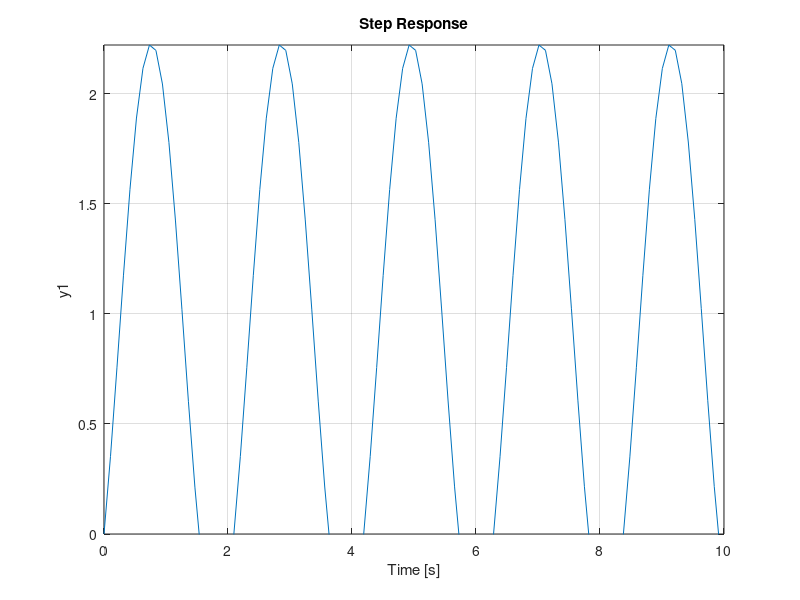

Write the MATLAB code that produced this figure.
clc;
clear all;
close all;

fprintf("G2") %Print G2
num=[3 8]; %Numerator
den=[1 0 9]; %Denominator
G2=tf(num,den); %Transfer Function
fprintf("Pole(s):") %print Pole(s):
pole(G2) %returns poles of transafer function
fprintf("Zero(s):") %print Zero(s):
zero(G2) %returns zeros of transfer function

subplot(1,2,1) %plot on left side of figure
pzmap(G2) %plot pole-zero map
subplot(1,2,2) %plot on right side of figure
step(G2) %plot step input to the transfer function
axis([0 10 0 inf]) %forcing axis range to 0 to 10